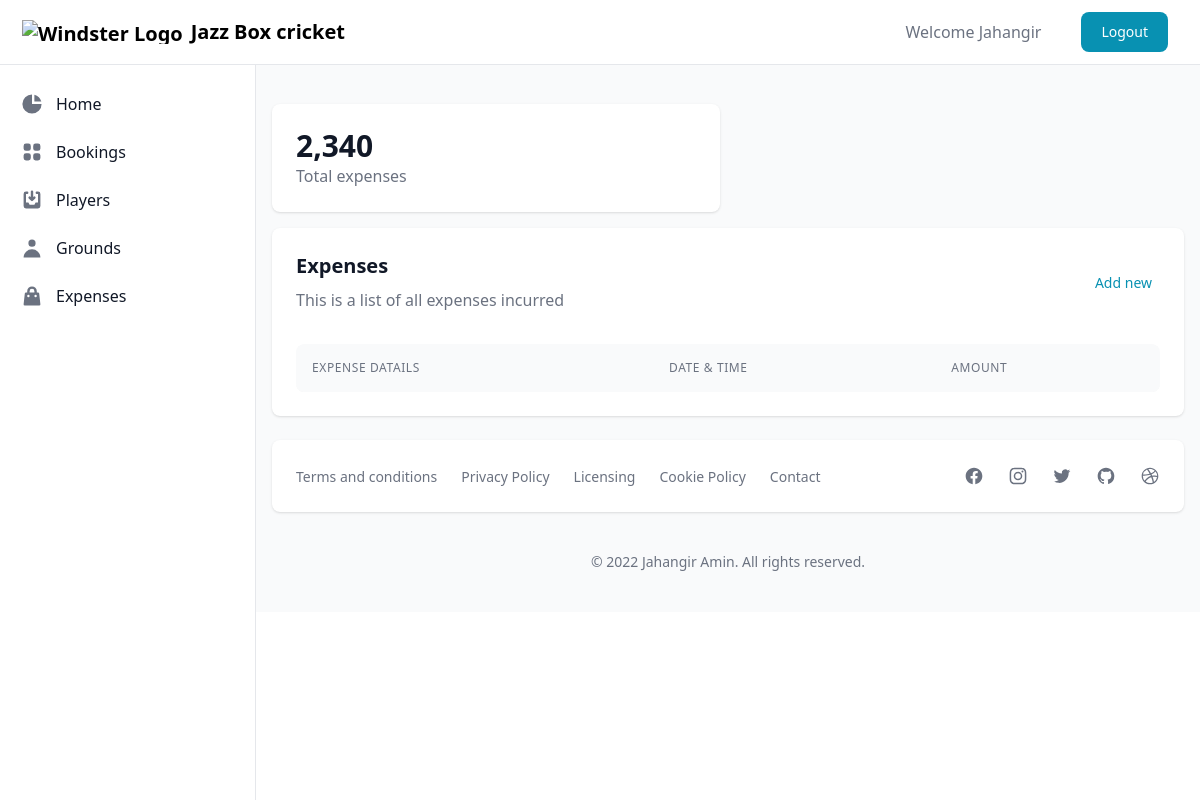
The page /expenses/ on the database as committed earlier.
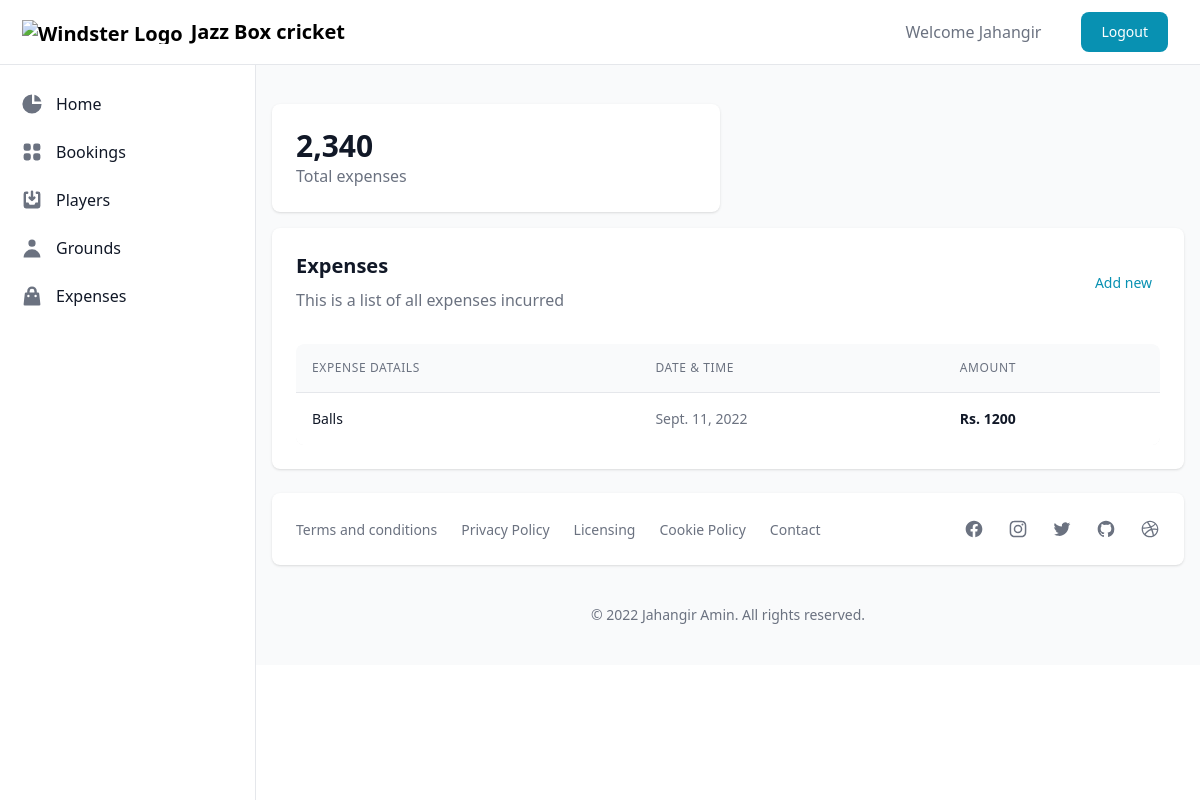
The same page on the database as committed later.
### core/models.py (models this page shows)
class Expense(models.Model):
    date = models.DateField()
    name = models.CharField(max_length=200)
    amount = models.IntegerField()

### core/views.py (the view, shortened to what this page needs)
# urls.py: path('expenses/', views.expenses, name='expenses'),
def expenses(request):
    if request.method == 'GET':
        expenses = Expense.objects.all()
        context = {'expenses' : expenses}
        return render(request, 'expenses.html', context)

### core/templates/expenses.html
{% extends 'main.html' %}
{% block main %}
<div class="mt-4 w-full grid grid-cols-1 md:grid-cols-2 xl:grid-cols-3 gap-4">
    <div class="bg-white shadow rounded-lg p-4 sm:p-6 xl:p-8 ">
        <div class="flex items-center">
            <div class="flex-shrink-0">
                <span class="text-2xl sm:text-3xl leading-none font-bold text-gray-900">2,340</span>
                <h3 class="text-base font-normal text-gray-500">Total expenses</h3>
            </div>
        </div>
    </div>
</div>
<div class="bg-white shadow rounded-lg p-4 sm:p-6 xl:p-8">
    <div class="mb-4 flex items-center justify-between">
        <div>
            <h3 class="text-xl font-bold text-gray-900 mb-2">Expenses</h3>
            <span class="text-base font-normal text-gray-500">This is a list of all expenses incurred</span>
        </div>
        <div class="flex-shrink-0">
            <a href={% url 'add_expense' %} class="text-sm font-medium text-cyan-600 hover:bg-gray-100 rounded-lg p-2">Add new</a>
        </div>
    </div>
    <div class="flex flex-col mt-8">
        <div class="overflow-x-auto rounded-lg">
            <div class="align-middle inline-block min-w-full">
            <div class="shadow overflow-hidden sm:rounded-lg">
                <table class="min-w-full divide-y divide-gray-200">
                    <thead class="bg-gray-50">
                        <tr>
                        <th scope="col" class="p-4 text-left text-xs font-medium text-gray-500 uppercase tracking-wider">
                            Expense datails
                        </th>
                        <th scope="col" class="p-4 text-left text-xs font-medium text-gray-500 uppercase tracking-wider">
                            Date & Time
                        </th>
                        <th scope="col" class="p-4 text-left text-xs font-medium text-gray-500 uppercase tracking-wider">
                            Amount
                        </th>
                        </tr>
                    </thead>
                    <tbody class="bg-white">
                        {% for expense in expenses %}
                            <tr>
                                <td class="p-4 whitespace-nowrap text-sm font-normal text-gray-900">
                                    {{expense.name}}
                                </td>
                                <td class="p-4 whitespace-nowrap text-sm font-normal text-gray-500">
                                    {{expense.date}}
                                </td>
                                <td class="p-4 whitespace-nowrap text-sm font-semibold text-gray-900">
                                    Rs. {{expense.amount}}
                                </td>
                            </tr>
                        {% endfor %}
                    </tbody>
                </table>
            </div>
            </div>
        </div>
    </div>
</div>
{% endblock main %}

### core/templates/main.html (shortened to what this page needs)
<!doctype html>
<html>
<head>
  <script src="https://cdn.tailwindcss.com"></script>
</head>
<body>
   <div>
    <nav class="bg-white border-b border-gray-200 fixed z-30 w-full">
       <div class="px-3 py-3 lg:px-5 lg:pl-3">
          <div class="flex items-center justify-between">
             <div class="flex items-center justify-start">
                <a href={% url 'home' %} class="text-xl font-bold flex items-center lg:ml-2.5">
                <img src="https://demo.themesberg.com/windster/images/logo.svg" class="h-6 mr-2" alt="Windster Logo">
                <span class="self-center whitespace-nowrap">Jazz Box cricket</span>
                </a>
             </div>
             <div class="flex items-center">
                <div class="hidden lg:flex items-center">
                   <span class="text-base font-normal text-gray-500 mr-5">Welcome Jahangir</span>
                </div>
                <a href="#" class="hidden sm:inline-flex ml-5 text-white bg-cyan-600 hover:bg-cyan-700 focus:ring-4 focus:ring-cyan-200 font-medium rounded-lg text-sm px-5 py-2.5 text-center items-center mr-3">
                   Logout
                </a>
             </div>
          </div>
       </div>
    </nav>
    <div class="flex overflow-hidden bg-white pt-16">
       <aside id="sidebar" class="fixed hidden z-20 h-full top-0 left-0 pt-16 flex lg:flex flex-shrink-0 flex-col w-64 transition-width duration-75" aria-label="Sidebar">
          <div class="relative flex-1 flex flex-col min-h-0 border-r border-gray-200 bg-white pt-0">
             <div class="flex-1 flex flex-col pt-5 pb-4 overflow-y-auto">
                <div class="flex-1 px-3 bg-white divide-y space-y-1">
                   <ul class="space-y-2 pb-2">
                      <li>
                         <a href={% url 'home' %} class="text-base text-gray-900 font-normal rounded-lg flex items-center p-2 hover:bg-gray-100 group">
                            <svg class="w-6 h-6 text-gray-500 group-hover:text-gray-900 transition duration-75" fill="currentColor" viewBox="0 0 20 20" xmlns="http://www.w3.org/2000/svg">
                               <path d="M2 10a8 8 0 018-8v8h8a8 8 0 11-16 0z"></path>
                               <path d="M12 2.252A8.014 8.014 0 0117.748 8H12V2.252z"></path>
                            </svg>
                            <span class="ml-3">Home</span>
                         </a>
                      </li>
                      <li>
                         <a href={% url 'bookings' %} class="text-base text-gray-900 font-normal rounded-lg hover:bg-gray-100 flex items-center p-2 group ">
                            <span class="ml-3 flex-1 whitespace-nowrap">Bookings</span>
                         </a>
                      </li>
                      <li>
                         <a href={% url 'players' %} class="text-base text-gray-900 font-normal rounded-lg hover:bg-gray-100 flex items-center p-2 group ">
                            <span class="ml-3 flex-1 whitespace-nowrap">Players</span>
                         </a>
                      </li>
                      <li>
                         <a href={% url 'grounds' %} class="text-base text-gray-900 font-normal rounded-lg hover:bg-gray-100 flex items-center p-2 group ">
                            <svg class="w-6 h-6 text-gray-500 flex-shrink-0 group-hover:text-gray-900 transition duration-75" fill="currentColor" viewBox="0 0 20 20" xmlns="http://www.w3.org/2000/svg">
                               <path fill-rule="evenodd" d="M10 9a3 3 0 100-6 3 3 0 000 6zm-7 9a7 7 0 1114 0H3z" clip-rule="evenodd"></path>
                            </svg>
                            <span class="ml-3 flex-1 whitespace-nowrap">Grounds</span>
                         </a>
                      </li>
                      <li>
                         <a href={% url 'expenses' %} class="text-base text-gray-900 font-normal rounded-lg hover:bg-gray-100 flex items-center p-2 group ">
                            <span class="ml-3 flex-1 whitespace-nowrap">Expenses</span>
                         </a>
                      </li>
                   </ul>
                </div>
             </div>
          </div>
       </aside>
       <div id="main-content" class="h-full w-full bg-gray-50 relative overflow-y-auto lg:ml-64">
          <main>
            <div class="pt-6 px-4">
               <div class="w-full grid gap-4">
                  {% block main %}
                  {% endblock main %}
               </div>
            </div>
          </main>
          <footer class="bg-white md:flex md:items-center md:justify-between shadow rounded-lg p-4 md:p-6 xl:p-8 my-6 mx-4">
             <ul class="flex items-center flex-wrap mb-6 md:mb-0">
                <li><a href="#" class="text-sm font-normal text-gray-500 hover:underline mr-4 md:mr-6">Terms and conditions</a></li>
                <li><a href="#" class="text-sm font-normal text-gray-500 hover:underline mr-4 md:mr-6">Privacy Policy</a></li>
                <li><a href="#" class="text-sm font-normal text-gray-500 hover:underline mr-4 md:mr-6">Licensing</a></li>
                <li><a href="#" class="text-sm font-normal text-gray-500 hover:underline mr-4 md:mr-6">Cookie Policy</a></li>
                <li><a href="#" class="text-sm font-normal text-gray-500 hover:underline">Contact</a></li>
             </ul>
             <div class="flex sm:justify-center space-x-6">
                <a href="#" class="text-gray-500 hover:text-gray-900">
                </a>
                <a href="#" class="text-gray-500 hover:text-gray-900">
                </a>
                <a href="#" class="text-gray-500 hover:text-gray-900">
                </a>
                <a href="#" class="text-gray-500 hover:text-gray-900">
                </a>
                <a href="#" class="text-gray-500 hover:text-gray-900">
                </a>
             </div>
          </footer>
          <p class="text-center text-sm text-gray-500 my-10">
             &copy; 2022 <a href="https://jahangiramin.com" class="hover:underline" target="_blank">Jahangir Amin</a>. All rights reserved.
          </p>
       </div>
    </div>
   </div>
</body>
</html>

Rows that differ between the two databases and show on the page:
added Expense: name "Balls", date "Sept. 11, 2022", amount "1200"
